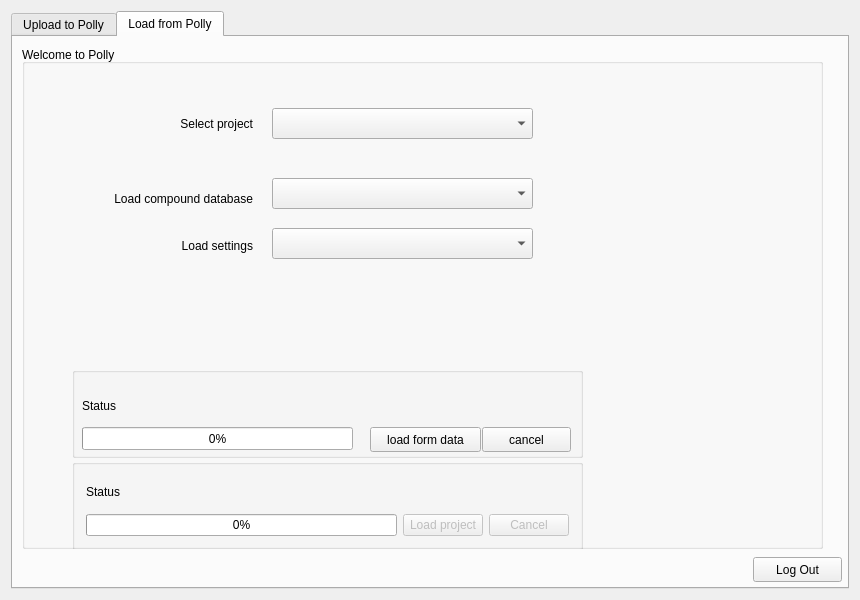
<?xml version="1.0" encoding="UTF-8"?>
<ui version="4.0">
 <class>PollyElmavenInterfaceDialog</class>
 <widget class="QDialog" name="PollyElmavenInterfaceDialog">
  <property name="geometry">
   <rect>
    <x>0</x>
    <y>0</y>
    <width>860</width>
    <height>600</height>
   </rect>
  </property>
  <property name="sizeIncrement">
   <size>
    <width>0</width>
    <height>0</height>
   </size>
  </property>
  <property name="windowTitle">
   <string>Polly Elmaven Interface</string>
  </property>
  <layout class="QVBoxLayout" name="verticalLayout">
   <item>
    <widget class="QTabWidget" name="tabwidget">
     <property name="currentIndex">
      <number>1</number>
     </property>
     <widget class="QWidget" name="tab">
      <attribute name="title">
       <string>Upload to Polly</string>
      </attribute>
      <widget class="QGroupBox" name="groupBox">
       <property name="geometry">
        <rect>
         <x>0</x>
         <y>20</y>
         <width>821</width>
         <height>491</height>
        </rect>
       </property>
       <property name="title">
        <string/>
       </property>
       <widget class="QLabel" name="label">
        <property name="geometry">
         <rect>
          <x>10</x>
          <y>50</y>
          <width>181</width>
          <height>17</height>
         </rect>
        </property>
        <property name="text">
         <string>Upload to existing project</string>
        </property>
       </widget>
       <widget class="QComboBox" name="comboBox_existing_projects">
        <property name="geometry">
         <rect>
          <x>220</x>
          <y>50</y>
          <width>191</width>
          <height>25</height>
         </rect>
        </property>
       </widget>
       <widget class="QLabel" name="label_3">
        <property name="geometry">
         <rect>
          <x>420</x>
          <y>50</y>
          <width>67</width>
          <height>17</height>
         </rect>
        </property>
        <property name="text">
         <string>OR</string>
        </property>
       </widget>
       <widget class="QLabel" name="label_4">
        <property name="geometry">
         <rect>
          <x>450</x>
          <y>50</y>
          <width>161</width>
          <height>17</height>
         </rect>
        </property>
        <property name="text">
         <string>Create new project</string>
        </property>
       </widget>
       <widget class="QLineEdit" name="lineEdit_new_project_name">
        <property name="geometry">
         <rect>
          <x>600</x>
          <y>40</y>
          <width>201</width>
          <height>31</height>
         </rect>
        </property>
       </widget>
       <widget class="QLabel" name="label_7">
        <property name="geometry">
         <rect>
          <x>30</x>
          <y>290</y>
          <width>131</width>
          <height>20</height>
         </rect>
        </property>
        <property name="text">
         <string>Add collaborators</string>
        </property>
       </widget>
       <widget class="QComboBox" name="comboBox_collaborators">
        <property name="geometry">
         <rect>
          <x>170</x>
          <y>290</y>
          <width>191</width>
          <height>25</height>
         </rect>
        </property>
       </widget>
       <widget class="QLabel" name="label_8">
        <property name="geometry">
         <rect>
          <x>30</x>
          <y>340</y>
          <width>151</width>
          <height>17</height>
         </rect>
        </property>
        <property name="text">
         <string>Analysis description</string>
        </property>
       </widget>
       <widget class="QLineEdit" name="textEdit_analysis_description">
        <property name="geometry">
         <rect>
          <x>170</x>
          <y>330</y>
          <width>201</width>
          <height>51</height>
         </rect>
        </property>
       </widget>
       <widget class="QGroupBox" name="groupBox_7">
        <property name="geometry">
         <rect>
          <x>0</x>
          <y>390</y>
          <width>501</width>
          <height>92</height>
         </rect>
        </property>
        <layout class="QGridLayout" name="gridLayout_7">
         <item row="4" column="3">
          <widget class="QProgressBar" name="progressBar_upload">
           <property name="value">
            <number>0</number>
           </property>
          </widget>
         </item>
         <item row="3" column="3">
          <widget class="QLabel" name="statusText_4">
           <property name="text">
            <string>Status</string>
           </property>
          </widget>
         </item>
         <item row="4" column="5">
          <widget class="QPushButton" name="cancelButton_upload">
           <property name="text">
            <string>Cancel</string>
           </property>
          </widget>
         </item>
         <item row="4" column="4">
          <widget class="QPushButton" name="computeButton_upload">
           <property name="text">
            <string>Upload</string>
           </property>
          </widget>
         </item>
        </layout>
       </widget>
       <widget class="QLabel" name="label_9">
        <property name="geometry">
         <rect>
          <x>10</x>
          <y>100</y>
          <width>161</width>
          <height>31</height>
         </rect>
        </property>
        <property name="text">
         <string>peak or bookmark table</string>
        </property>
       </widget>
       <widget class="QComboBox" name="comboBox_table_name">
        <property name="geometry">
         <rect>
          <x>180</x>
          <y>100</y>
          <width>111</width>
          <height>25</height>
         </rect>
        </property>
       </widget>
       <widget class="QLabel" name="label_10">
        <property name="geometry">
         <rect>
          <x>300</x>
          <y>100</y>
          <width>111</width>
          <height>17</height>
         </rect>
        </property>
        <property name="text">
         <string>export options</string>
        </property>
       </widget>
       <widget class="QComboBox" name="comboBox_export_table">
        <property name="geometry">
         <rect>
          <x>450</x>
          <y>100</y>
          <width>111</width>
          <height>25</height>
         </rect>
        </property>
       </widget>
       <widget class="QLabel" name="label_11">
        <property name="geometry">
         <rect>
          <x>590</x>
          <y>110</y>
          <width>67</width>
          <height>17</height>
         </rect>
        </property>
        <property name="text">
         <string>Format</string>
        </property>
       </widget>
       <widget class="QComboBox" name="comboBox_export_format">
        <property name="geometry">
         <rect>
          <x>690</x>
          <y>100</y>
          <width>111</width>
          <height>25</height>
         </rect>
        </property>
       </widget>
       <widget class="QLabel" name="label_12">
        <property name="geometry">
         <rect>
          <x>400</x>
          <y>290</y>
          <width>91</width>
          <height>17</height>
         </rect>
        </property>
        <property name="text">
         <string>Access level</string>
        </property>
       </widget>
       <widget class="QComboBox" name="comboBox_collaborators_access_level">
        <property name="geometry">
         <rect>
          <x>510</x>
          <y>290</y>
          <width>191</width>
          <height>25</height>
         </rect>
        </property>
       </widget>
       <widget class="QLabel" name="label_13">
        <property name="geometry">
         <rect>
          <x>10</x>
          <y>150</y>
          <width>121</width>
          <height>17</height>
         </rect>
        </property>
        <property name="text">
         <string>Peak table name</string>
        </property>
       </widget>
       <widget class="QLineEdit" name="lineEdit_filename">
        <property name="geometry">
         <rect>
          <x>150</x>
          <y>140</y>
          <width>201</width>
          <height>31</height>
         </rect>
        </property>
       </widget>
       <widget class="QLabel" name="label_23">
        <property name="geometry">
         <rect>
          <x>10</x>
          <y>200</y>
          <width>111</width>
          <height>17</height>
         </rect>
        </property>
        <property name="text">
         <string>Compounda DB</string>
        </property>
       </widget>
       <widget class="QComboBox" name="comboBox_compound_db">
        <property name="geometry">
         <rect>
          <x>150</x>
          <y>200</y>
          <width>201</width>
          <height>25</height>
         </rect>
        </property>
       </widget>
       <widget class="QPushButton" name="add_collab_button">
        <property name="geometry">
         <rect>
          <x>720</x>
          <y>290</y>
          <width>89</width>
          <height>25</height>
         </rect>
        </property>
        <property name="text">
         <string>ADD</string>
        </property>
       </widget>
       <widget class="QLabel" name="label_14">
        <property name="geometry">
         <rect>
          <x>370</x>
          <y>200</y>
          <width>151</width>
          <height>17</height>
         </rect>
        </property>
        <property name="text">
         <string>Compound DB name</string>
        </property>
       </widget>
       <widget class="QLineEdit" name="lineEdit_compound_DB_name">
        <property name="geometry">
         <rect>
          <x>540</x>
          <y>190</y>
          <width>201</width>
          <height>31</height>
         </rect>
        </property>
       </widget>
      </widget>
      <widget class="QPushButton" name="logout_upload">
       <property name="geometry">
        <rect>
         <x>740</x>
         <y>520</y>
         <width>89</width>
         <height>25</height>
        </rect>
       </property>
       <property name="text">
        <string>Log Out</string>
       </property>
      </widget>
     </widget>
     <widget class="QWidget" name="groupFilteringTab">
      <attribute name="title">
       <string>Load from Polly</string>
      </attribute>
      <widget class="QGroupBox" name="groupBox_2">
       <property name="geometry">
        <rect>
         <x>9</x>
         <y>21</y>
         <width>801</width>
         <height>491</height>
        </rect>
       </property>
       <property name="title">
        <string/>
       </property>
       <widget class="QLabel" name="label_6">
        <property name="geometry">
         <rect>
          <x>10</x>
          <y>50</y>
          <width>221</width>
          <height>31</height>
         </rect>
        </property>
        <property name="text">
         <string>Select project</string>
        </property>
        <property name="alignment">
         <set>Qt::AlignRight|Qt::AlignTrailing|Qt::AlignVCenter</set>
        </property>
       </widget>
       <widget class="QComboBox" name="comboBox_load_projects">
        <property name="geometry">
         <rect>
          <x>250</x>
          <y>50</y>
          <width>261</width>
          <height>31</height>
         </rect>
        </property>
       </widget>
       <widget class="QGroupBox" name="groupBox_6">
        <property name="geometry">
         <rect>
          <x>50</x>
          <y>401</y>
          <width>511</width>
          <height>91</height>
         </rect>
        </property>
        <layout class="QGridLayout" name="gridLayout_6">
         <item row="4" column="5">
          <widget class="QPushButton" name="cancelButton_load">
           <property name="enabled">
            <bool>false</bool>
           </property>
           <property name="text">
            <string>Cancel</string>
           </property>
          </widget>
         </item>
         <item row="4" column="3">
          <widget class="QProgressBar" name="progressBar_load_project">
           <property name="value">
            <number>0</number>
           </property>
          </widget>
         </item>
         <item row="3" column="3">
          <widget class="QLabel" name="statusText_3">
           <property name="text">
            <string>Status</string>
           </property>
          </widget>
         </item>
         <item row="4" column="4">
          <widget class="QPushButton" name="pushButton_load">
           <property name="enabled">
            <bool>false</bool>
           </property>
           <property name="text">
            <string>Load project</string>
           </property>
          </widget>
         </item>
        </layout>
       </widget>
       <widget class="QLabel" name="label_2">
        <property name="geometry">
         <rect>
          <x>10</x>
          <y>130</y>
          <width>221</width>
          <height>21</height>
         </rect>
        </property>
        <property name="text">
         <string>Load compound database</string>
        </property>
        <property name="alignment">
         <set>Qt::AlignRight|Qt::AlignTrailing|Qt::AlignVCenter</set>
        </property>
       </widget>
       <widget class="QLabel" name="label_5">
        <property name="geometry">
         <rect>
          <x>10</x>
          <y>180</y>
          <width>221</width>
          <height>16</height>
         </rect>
        </property>
        <property name="text">
         <string>Load settings</string>
        </property>
        <property name="alignment">
         <set>Qt::AlignRight|Qt::AlignTrailing|Qt::AlignVCenter</set>
        </property>
       </widget>
       <widget class="QComboBox" name="comboBox_load_db">
        <property name="geometry">
         <rect>
          <x>250</x>
          <y>120</y>
          <width>261</width>
          <height>31</height>
         </rect>
        </property>
       </widget>
       <widget class="QComboBox" name="comboBox_load_settings">
        <property name="geometry">
         <rect>
          <x>250</x>
          <y>170</y>
          <width>261</width>
          <height>31</height>
         </rect>
        </property>
       </widget>
       <widget class="QGroupBox" name="groupBox_3">
        <property name="geometry">
         <rect>
          <x>50</x>
          <y>309</y>
          <width>511</width>
          <height>91</height>
         </rect>
        </property>
        <property name="title">
         <string/>
        </property>
        <widget class="QProgressBar" name="progressBar_load_form_data_status">
         <property name="geometry">
          <rect>
           <x>10</x>
           <y>60</y>
           <width>271</width>
           <height>23</height>
          </rect>
         </property>
         <property name="value">
          <number>0</number>
         </property>
        </widget>
        <widget class="QPushButton" name="load_form_data_button">
         <property name="geometry">
          <rect>
           <x>298</x>
           <y>60</y>
           <width>111</width>
           <height>25</height>
          </rect>
         </property>
         <property name="text">
          <string>load form data</string>
         </property>
        </widget>
        <widget class="QPushButton" name="load_form_data_cancel_button">
         <property name="geometry">
          <rect>
           <x>410</x>
           <y>60</y>
           <width>89</width>
           <height>25</height>
          </rect>
         </property>
         <property name="text">
          <string>cancel</string>
         </property>
        </widget>
        <widget class="QLabel" name="label_24">
         <property name="geometry">
          <rect>
           <x>10</x>
           <y>30</y>
           <width>131</width>
           <height>17</height>
          </rect>
         </property>
         <property name="text">
          <string>Status</string>
         </property>
        </widget>
       </widget>
      </widget>
      <widget class="QLabel" name="label_welcome_load">
       <property name="geometry">
        <rect>
         <x>9</x>
         <y>9</y>
         <width>133</width>
         <height>17</height>
        </rect>
       </property>
       <property name="text">
        <string>Welcome to Polly </string>
       </property>
      </widget>
      <widget class="QPushButton" name="logout_load">
       <property name="geometry">
        <rect>
         <x>740</x>
         <y>520</y>
         <width>89</width>
         <height>25</height>
        </rect>
       </property>
       <property name="text">
        <string>Log Out</string>
       </property>
      </widget>
     </widget>
    </widget>
   </item>
  </layout>
 </widget>
 <layoutdefault spacing="6" margin="11"/>
 <tabstops>
  <tabstop>tabwidget</tabstop>
 </tabstops>
 <resources/>
 <connections/>
</ui>
